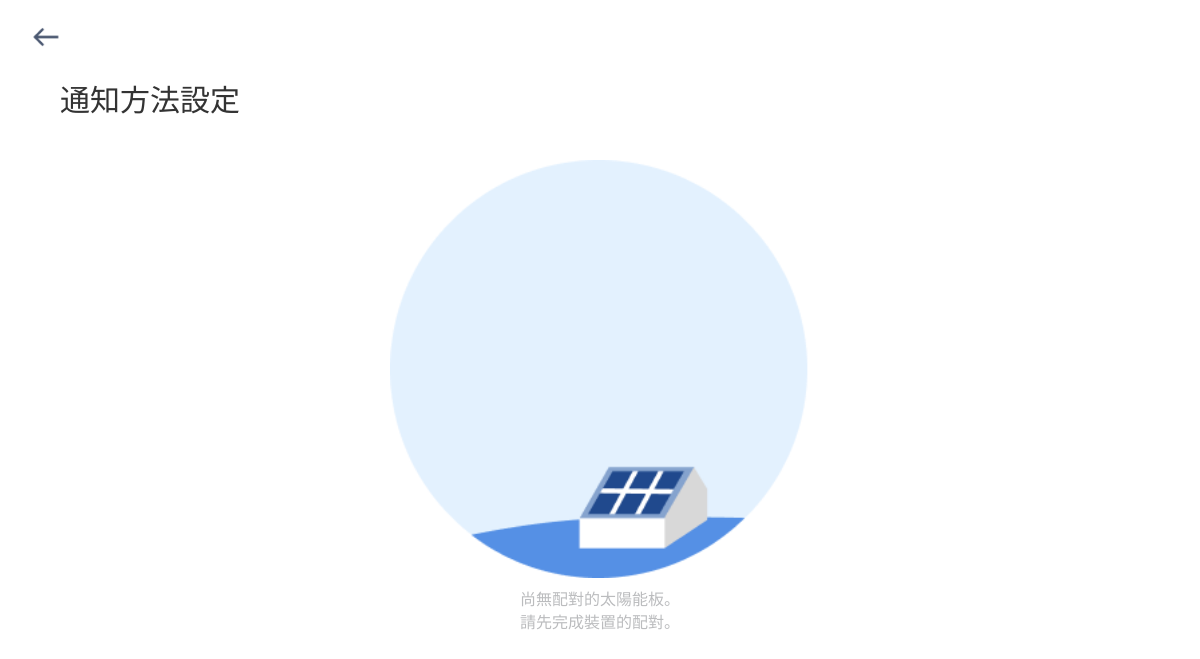
The page /hello?userid=94f43ded-55b6-4354-aaae-c5cc20fde280 on the database as committed earlier.
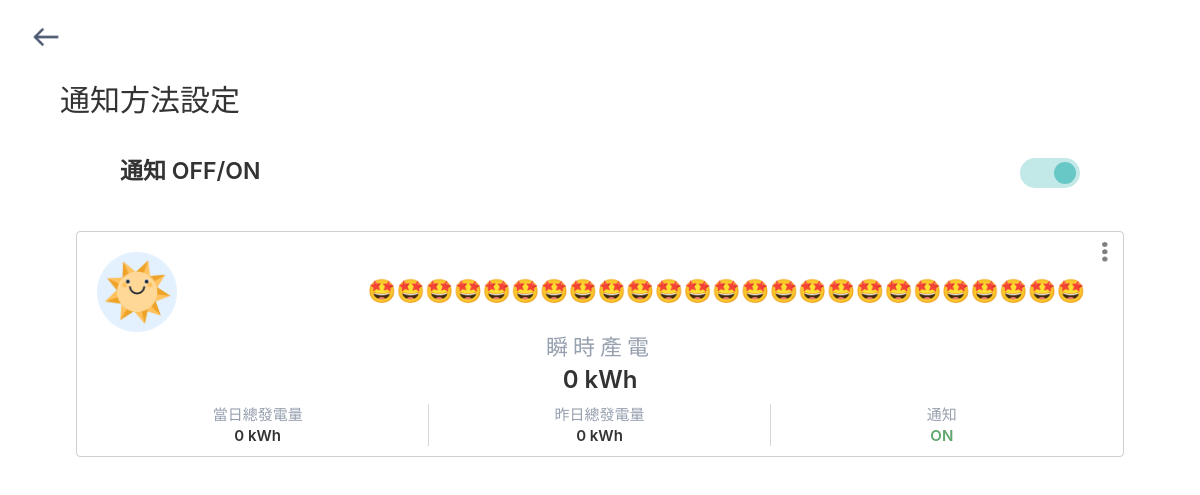
The same page on the database as committed later.
### app/models.py (models this page shows, shortened)
class User_Mgmt(UserMixin, db.Model):
    __tablename__ = 'user_mgmt'
    user_id = db.Column(db.String(64), unique=True, primary_key=True)
    username = db.Column(db.String(64), index=True)
    email = db.Column(db.String(64))
    activated = db.Column(db.String(64))
    notify_all = db.Column(db.String(64), default = "ON")

class Device_Info(UserMixin, db.Model):
    __tablename__ = 'device_info'
    uuid = db.Column(db.String(64),unique=True, primary_key=True)
    name = db.Column(db.String(64))
    model = db.Column(db.String(64))
    online_status = db.Column(db.String(64))
    gw_uuid = db.Column(db.String(64))
    user_id = db.Column(db.String(64))
    associated = db.Column(db.String(64))
    target_energy_level = db.Column(db.Float(), default= 5)
    lower_bound = db.Column(db.Integer(), default = 10)
    start_time = db.Column(db.Integer(),default = 7)
    end_time = db.Column(db.Integer(),default = 18)
    notify = db.Column(db.String(64), default ="ON")
    @classmethod
    def get_by_userid(cls, userid):
        devices = Device_Info.query.filter_by(user_id=userid)
        return devices

### app/main/views.py (the view)
@main.route('/hello',methods = ["GET"])
def publish_hello():
    token = request.args.get('token')
    userid = request.args.get('userid')
    redirect_app = request.args.get('redirect_app')
    devicelist = Device_Info.get_by_userid(userid)
    user_info = User_Mgmt.query.filter_by(user_id=userid)
    return render_template('index.html',userid = userid,redirect_app=redirect_app ,user_info = user_info , devices = devicelist)

### app/__init__.py (called while the page is built)
def get_yesterdaygeneratedElectricity(uuid):
    model='Delta_RPI-M10A'
    scope='generatedElectricity'
    stime = int(datetime.now().timestamp()-24*60*60)*1000
    etime = int(datetime.now().replace(hour=0,minute=0,second=0,microsecond=0).timestamp()-8*3600)*1000
    devicedata = Device_Data.getyesterday(uuid,model,scope,stime,etime).first()
    if devicedata:
        return(devicedata.value)
    else:
        return(0)

def get_generatedElectricity(uuid):
    model='Delta_RPI-M10A'
    scope='generatedElectricity'
    time = int(datetime.now().replace(hour=0,minute=0,second=0,microsecond=0).timestamp())*1000
    devicedata = Device_Data.gettoday(uuid,model,scope,time).first()
    if devicedata:
        return(devicedata.value)
    else:
        return(0)

def get_instanceElectricity(uuid):
    model='Delta_RPI-M10A'
    scope='instanceElectricity'
    time = int(datetime.now().timestamp()-1800)*1000
    devicedata = Device_Data.gettoday(uuid,model,scope,time).first()
    if devicedata:
        return(devicedata.value)
    else:
        return(0)

def no_device(list):
    count = False
    for device in list:
        if device.model == 'Delta_RPI-M10A' :
            count = True
    return count

### app/models.py (called while the page is built)
    @classmethod
    def getyesterday(cls, uuid ,model ,scope ,stime , etime):
        devices = Device_Data.query.filter_by(dev_uuid=uuid,model=model,scope=scope).filter(Device_Data.generated_time>=stime).filter(Device_Data.generated_time<=etime).order_by(Device_Data.generated_time.desc())
        return devices

    @classmethod
    def gettoday(cls, uuid , model , scope , time):
        devices = Device_Data.query.filter_by(dev_uuid=uuid,model=model,scope=scope).filter(Device_Data.generated_time>=time).order_by(Device_Data.generated_time.desc())
        return devices

### app/templates/index.html (shortened to what this page needs)
{% extends "top.html" %}
{% block page_content %}
<head>
	<link rel="stylesheet" href="{{ url_for('static', filename='css/index.min.css') }}">
</head>
{% if no_device(devices.all()) %}
<div class="container">
{% for device in devices.all() %}
{% if device.model == 'Delta_RPI-M10A' %}
	<div class="row" style="border:10px white dashed;">
				<div class="col-xs-12 col-sm-12 device-border" style="border-width:0.5px;border-style:solid;border-color:#BBBCBCB8;padding:5px;">
						<div class="row">
							<div class="col-xs-3" style="font-size:25px;">
								<img class='device-icon' src="{{ url_for('static', filename='img/icon_Active.png') }}" >
							</div>
							<div class="device-name" style="font-size:23px;"><p>{{ device.name }}</p></div>
							<div class="col-xs-2 col-sm-2">
								<a class='setting-button' href="{{ url_for('main.publish_setting', userid=userid , uuid = device.uuid, redirect_app=redirect_app)}}">
									<img src="{{ url_for('static', filename='img/Vector.png') }}" width="6" height="20" >
								</a>
							</div>
						</div>
						<div class="instanceElectricity">
							<span>瞬時產電</span>
							<p>{{ get_instanceElectricity(device.uuid)  }} kWh</p>
						</div>
						<div class="additional-info">
							<div class='today-gen'>
								<span>當日總發電量</span>
								<p>{{ get_generatedElectricity(device.uuid)  }} kWh</p>
							</div>
							<div class='yesterday-gen'>
								<span>昨日總發電量</span>
								<p>{{ get_yesterdaygeneratedElectricity(device.uuid)  }} kWh</p>
							</div>
							<div class='notif-status'>
								<span>通知</span>
								{% if device.notify == "OFF" %}
		 						<p style="color:#E15A5A" >
									 OFF
								</p>
								{% else %}
								<p style="color:#5EA76E" >
									 ON
								</p>
								{% endif %}
							</div>
						</div>
				</div>
	</div>
{% endif %}
{% endfor %}
</div>
{% endif %}
{% endblock %}

### app/templates/top.html (shortened to what this page needs)
<html>
{% extends "bootstrap/base.html" %}
{% block head %}
	{{super()}}
	<link rel="stylesheet" href="{{ url_for('static', filename='css/site.css') }}">
{% endblock %}
{% block content%}
	<div class="banner">
		<a class='return-button' href="{{redirect_app}}"><img src="{{ url_for('static', filename='img/arrow left.png') }}"></a>
	</div>
	<div class="container2">
				<div class="col-xs-12 col-sm-12 title">
					通知方法設定
				</div>
				{% if no_device(devices.all()) %}
				<div class="col-xs-9 col-sm-9 sub-title">通知  OFF/ON
					{% for user in user_info.all() %}
						{% if user.notify_all == "ON" %}
						<label class="switch" style="float:right">
				    	<span class="slider"></span>
						{% else %}
						<label class="switch" style="float:right">
				      	<input type="checkbox" onclick="task(this)"/>
				    	<span class="slider"></span>
						{% endif %}
					{% endfor %}
				{% else %}
				<div class='no-device'>
					<div class='no-device others'>
					<img src="{{ url_for('static', filename='img/Nonactive.png') }}">
					<p class='no-deive-text'>尚無配對的太陽能板。<br/>請先完成裝置的配對。</p>
					</div>
				</div>
 				{% endif%}
				</div>
	</div>
<div class="container">
    {% block page_content %}{% endblock %}
</div>
{% endblock %}

### static/css/site.css (style rules this page uses)
.switch { display: inline-block; width: 60px; height: 30px; margin: 8px; transform: translateY(50%); position: relative; }
.slider { position: absolute; top: 0; bottom: 0; left: 0; right: 0; border-radius: 30px; box-shadow: 0 0 0 2px white, 0 0 4px white; cursor: pointer; border: 4px solid transparent; background-color: #E0E0E0; overflow: hidden; transition: 0.4s; }
.slider:before { position: absolute; content: ""; width: 100%; height: 100%; background-color: white; border-radius: 30px; transform: translateX(-30px); transition: 0.4s; }
input:checked + .slider:before { transform: translateX(30px); background-color: #68C8C6; }
input:checked + .slider { background-color: rgba(104, 200, 198, 0.4); }

Rows that differ between the two databases and show on the page:
now on this page (row unchanged): User_Mgmt: notify_all "ON" (drawn)
now on this page (row edited): Device_Info: name "🤩🤩🤩🤩🤩🤩🤩🤩🤩🤩🤩🤩🤩🤩🤩🤩🤩🤩🤩🤩🤩🤩🤩🤩🤩", get_instanceElectricity "0", get_generatedElectricity "0", get_yesterdaygeneratedElectricity "0", notify "ON"
changed Device_Info: model "Camera" → "Delta_RPI-M10A" (drawn)
Other text that changed with them:
text no longer shown: "尚無配對的太陽能板。 請先完成裝置的配對。"
text now shown: "通知 OFF/ON"
